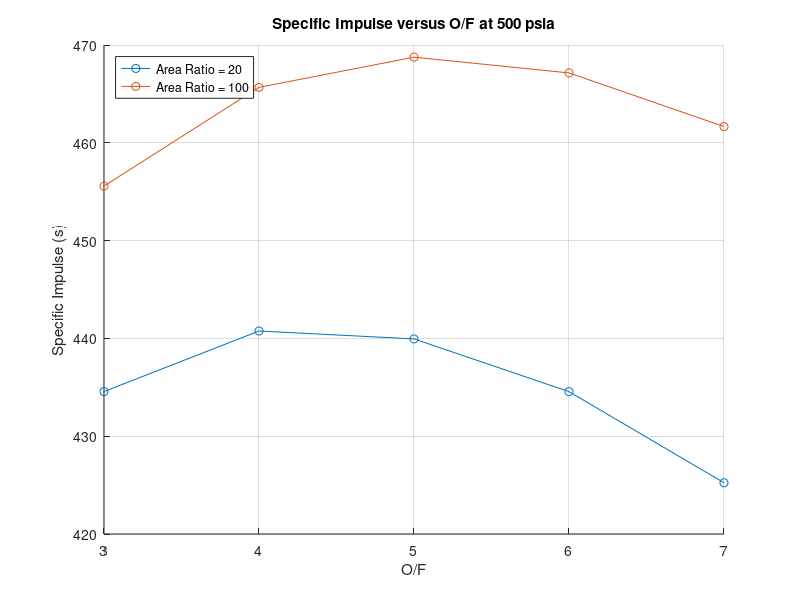

The MATLAB script that drew this image:
% Given Data
area_ratios = [20, 100];
specific_impulse = [
    434.5667686, 455.5759429;
    440.7543323, 465.667686;
    439.9490316, 468.756371;
    434.5565749, 467.1457696;
    425.2395515, 461.6615698;
];

% O/F values
of_values = [3, 4, 5, 6, 7];



% Create a figure and plot
figure;
hold on;

% Plot each set of specific impulses against O/F for each area ratio
for i = 1:length(area_ratios)
    plot(of_values, specific_impulse(:, i), 'o-', 'DisplayName', ['Area Ratio = ', num2str(area_ratios(i))]);
end

% Set labels and title
xlabel('O/F');
ylabel('Specific Impulse (s)');
title('Specific Impulse versus O/F at 500 psia');
legend('Location', 'northwest');

% Display the figure
hold off;
grid on;
